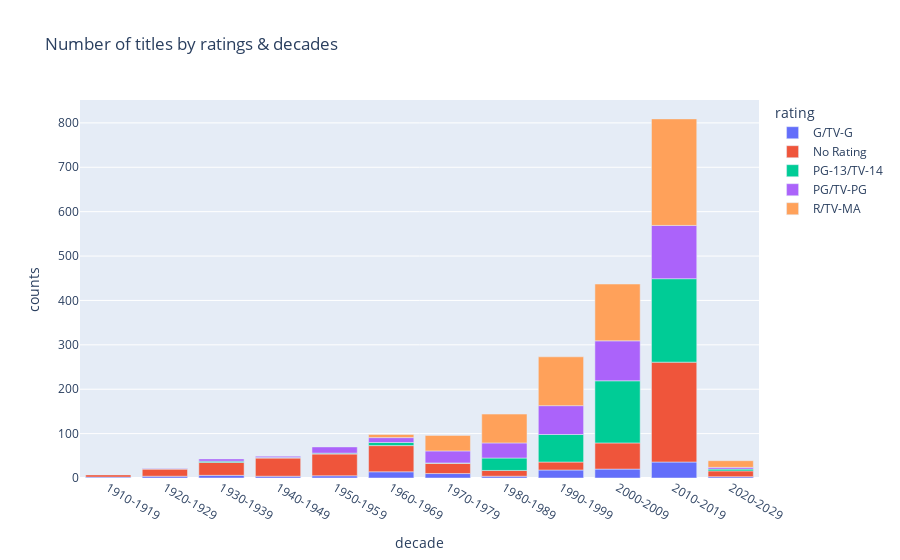

Notebook code for this chart:
### Code cell
import plotly.express as px

fig = px.bar(df_groupby, x="decade", y="counts", color="rating", title="Number of titles by ratings & decades")
fig.show()

### Figure 1 — Plotly figure (JSON) as saved in the notebook; plotly's stock layout.template omitted (floating-point values rounded to 4 significant figures)
{"data": [{"alignmentgroup": "True", "hovertemplate": "rating=G/TV-G<br>decade=%{x}<br>counts=%{y}<extra></extra>", "legendgroup": "G/TV-G", "marker": {"color": "#636efa"}, "name": "G/TV-G", "offsetgroup": "G/TV-G", "orientation": "v", "showlegend": true, "textposition": "auto", "type": "bar", "x": ["1910-1919", "1920-1929", "1930-1939", "1940-1949", "1950-1959", "1960-1969", "1970-1979", "1980-1989", "1990-1999", "2000-2009", "2010-2019", "2020-2029"], "xaxis": "x", "y": [2, 4, 6, 4, 5, 14, 10, 4, 18, 20, 36, 3], "yaxis": "y"}, {"alignmentgroup": "True", "hovertemplate": "rating=No Rating<br>decade=%{x}<br>counts=%{y}<extra></extra>", "legendgroup": "No Rating", "marker": {"color": "#EF553B"}, "name": "No Rating", "offsetgroup": "No Rating", "orientation": "v", "showlegend": true, "textposition": "auto", "type": "bar", "x": ["1910-1919", "1920-1929", "1930-1939", "1940-1949", "1950-1959", "1960-1969", "1970-1979", "1980-1989", "1990-1999", "2000-2009", "2010-2019", "2020-2029"], "xaxis": "x", "y": [5, 16, 29, 41, 49, 59, 23, 13, 18, 59, 225, 13], "yaxis": "y"}, {"alignmentgroup": "True", "hovertemplate": "rating=PG-13/TV-14<br>decade=%{x}<br>counts=%{y}<extra></extra>", "legendgroup": "PG-13/TV-14", "marker": {"color": "#00cc96"}, "name": "PG-13/TV-14", "offsetgroup": "PG-13/TV-14", "orientation": "v", "showlegend": true, "textposition": "auto", "type": "bar", "x": ["1920-1929", "1930-1939", "1940-1949", "1950-1959", "1960-1969", "1970-1979", "1980-1989", "1990-1999", "2000-2009", "2010-2019", "2020-2029"], "xaxis": "x", "y": [1, 3, 1, 2, 7, 1, 28, 62, 140, 188, 4], "yaxis": "y"}, {"alignmentgroup": "True", "hovertemplate": "rating=PG/TV-PG<br>decade=%{x}<br>counts=%{y}<extra></extra>", "legendgroup": "PG/TV-PG", "marker": {"color": "#ab63fa"}, "name": "PG/TV-PG", "offsetgroup": "PG/TV-PG", "orientation": "v", "showlegend": true, "textposition": "auto", "type": "bar", "x": ["1920-1929", "1930-1939", "1940-1949", "1950-1959", "1960-1969", "1970-1979", "1980-1989", "1990-1999", "2000-2009", "2010-2019", "2020-2029"], "xaxis": "x", "y": [1, 5, 3, 14, 11, 27, 34, 65, 90, 120, 4], "yaxis": "y"}, {"alignmentgroup": "True", "hovertemplate": "rating=R/TV-MA<br>decade=%{x}<br>counts=%{y}<extra></extra>", "legendgroup": "R/TV-MA", "marker": {"color": "#FFA15A"}, "name": "R/TV-MA", "offsetgroup": "R/TV-MA", "orientation": "v", "showlegend": true, "textposition": "auto", "type": "bar", "x": ["1960-1969", "1970-1979", "1980-1989", "1990-1999", "2000-2009", "2010-2019", "2020-2029"], "xaxis": "x", "y": [7, 35, 65, 110, 128, 240, 15], "yaxis": "y"}], "layout": {"barmode": "relative", "legend": {"title": {"text": "rating"}, "tracegroupgap": 0}, "title": {"text": "Number of titles by ratings & decades"}, "xaxis": {"anchor": "y", "domain": [0, 1], "title": {"text": "decade"}}, "yaxis": {"anchor": "x", "domain": [0, 1], "title": {"text": "counts"}}}}
